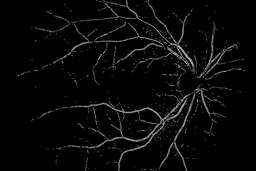
#> input picture output-data/basic/01_cleaned_mask.png, 256 x 171 px, shrunk from 3504 x 2336 before the run, given in place of .jpg, which was not available
$ jupyter execute --allow-errors main.ipynb   (text cells are left out)
#> lines starting #> are read from the running program, lines starting #| are printed output that depends on the picture; after the words box and inside, x2 and y2 are one past the last pixel; in counts of white or black regions, pixels touching at a corner belong together; pictures that were not available may be replaced by others from this repository, and a replacement may not be noted
[cell 1]
import os
import ipywidgets as widgets
import matplotlib.image as mpimg
import numpy as np
import matplotlib.pyplot as plt
import cv2
from skimage.filters import frangi
from IPython.display import display, clear_output
from skimage.exposure import rescale_intensity, adjust_gamma
from sklearn.metrics import confusion_matrix, accuracy_score, classification_report
from scipy.stats import gmean
import seaborn as sns
from skimage.filters import threshold_otsu
import skimage.filters as fil
from skimage.measure import moments_central, moments_hu
from sklearn.ensemble import RandomForestClassifier
from sklearn.model_selection import train_test_split
from sklearn.neighbors import KNeighborsClassifier
from skimage.io import imread
from math import sqrt
from skimage.color import rgb2gray
import joblib
import re
import pandas as pd
from PIL import Image

[cell 2]
image = None
filename = ''
dir = './input-data/'
examples_list = [file for file in os.listdir(dir)]

filename_picker = widgets.Dropdown(
    options=examples_list,
    description="Pick image",
    disabled=False
)

global metrics_3, metrics_4
metrics_3 = []
metrics_4 = []

# [20 lines left out: function show, not called in this run]

filename_picker.observe(show, names='value')
display(filename_picker)

[cell 3]
def preprocess_image(image):
    if len(image.shape) == 3:
        green_channel = image[:, :, 1]
    else:
        green_channel = image

    green_channel = green_channel.astype(np.uint8)
    clahe = cv2.createCLAHE(clipLimit=2.0, tileGridSize=(8, 8))
    image_eq = clahe.apply(green_channel)
    median = cv2.medianBlur(image_eq, 5)
    blurred = cv2.GaussianBlur(median, (5, 5), 0)
    final = rescale_intensity(blurred, in_range='image', out_range=(0, 255))
    return blurred

# [4 lines left out: function show_image, not called in this run]

#> (the rest of this cell did not finish here and is left out)

[cell 4]
# [8 lines left out: function frangi_filter, not called in this run]

#> (the rest of this cell did not finish here and is left out)

[cell 5]
# [28 lines left out: functions postprocess_mask, remove_small_objects, remove_n_largest_components, not called in this run]

#> (the rest of this cell did not finish here and is left out)

[cell 6]
# [12 lines left out: function visualize_mask, not called in this run]

file_path = os.path.join(dir, filename + '.jpg')

img = cv2.imread(file_path)
#> img is the input picture: shape (171, 256, 3); min 0, max 192, mean 7.7
#> (the rest of this cell did not finish here and is left out)

#> (a cell that did not finish here is left out)

[cell 8]
def divide_image(img):
    features = []
    height, width = len(img), len(img[0])

    for row in range(height):
        top_margin = 2
        bottom_margin = 2

        if row <= 2:
            top_margin = row
        if row >= height - 2:
            bottom_margin = height - row

        for col in range(width):
            left_margin = 2
            right_margin = 2

            if col <= 2:
                left_margin = col
            if col >= width - 2:
                right_margin = width - col

            patch = img[row - top_margin:row + bottom_margin,
                        col - left_margin:col + right_margin, :]

            red_var = np.var(patch[:, :, 2])
            green_var = np.var(patch[:, :, 1])
            blue_var = np.var(patch[:, :, 0])

            patch[:, :, 0] = 0
            patch[:, :, 2] = 0

            gray_patch = rgb2gray(patch)
            hu_feats = cv2.HuMoments(cv2.moments(gray_patch)).flatten()

            hu_feats = np.append(hu_feats, red_var)
            hu_feats = np.append(hu_feats, green_var)
            hu_feats = np.append(hu_feats, blue_var)

            features.append(hu_feats)
            del patch

    return features

[cell 9]
X_all = []
y_all = []

for idx in [3]:
    base_name = f"{idx:02d}_h"
    img_path = f"input-data/{base_name}.jpg"
    mask_path = f"input-data/{base_name}.tif"

    image = cv2.imread(img_path)
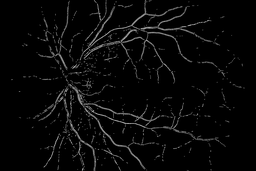
#> input picture output-data/basic/02_cleaned_mask.png, 256 x 171 px, shrunk from 3504 x 2336 before the run, given in place of 03_h.jpg, which was not available
#> image is the input picture: shape (171, 256, 3); min 0, max 172, mean 7.8
    mask = cv2.imread(mask_path, 0)
#> mask: shape (171, 256); min 0, max 172, mean 7.8

    if image is None or mask is None:
        print(f"Skipping {base_name}: missing file.")
        continue

    feats = divide_image(image)
#> in divide_image, `height, width = len(img), len(img[0])`: height = 171; width = 256
#> the loop in divide_image, `for row in range(height):` made 171 passes
#> bottom_margin on passes 170 to 171: 2, 1
#> after the loop in divide_image, `for row in range(height):`: features = 43776 items
#> feats = 43776 items
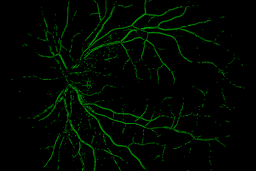
#> image: shape (171, 256, 3); mean B, G, R 0, 7.8, 0
    y = mask
    y[y > 0] = 1
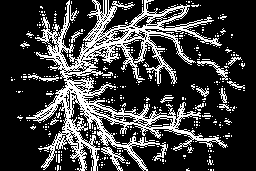
#> y: shape (171, 256); values 0 (black) and 1 (white), 24.2% white in thin lines or dots
    y = y > 0
    y = y.flatten()

    X_all.extend(feats)
    y_all.extend(y)

X_all = np.array(X_all)
y_all = np.array(y_all)
np.save("X_all3.npy", X_all)
np.save("y_all3.npy", y_all)
knn_model = KNeighborsClassifier(n_neighbors=3)
knn_model.fit(X_all, y_all)
joblib.dump(knn_model, 'knn_model3.pkl')

[cell 10]
knn_model = joblib.load('knn_model3.pkl')
print("Model KNN wczytany.")
test_img = cv2.imread('input-data/07_h.jpg')
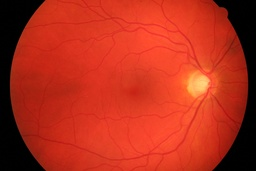
#> input picture input-data/07_h.jpg, 256 x 171 px, shrunk from 3504 x 2336 before the run
#> test_img is the input picture: shape (171, 256, 3); mean B, G, R 27.6, 47, 180.4
test_img = test_img[:test_img.shape[0]//2, :test_img.shape[1]//2]
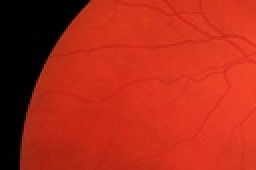
#> test_img: shape (85, 128, 3) (shown 2 times larger); mean B, G, R 24.6, 41.7, 176
test_hu = divide_image(test_img)
#> the loop in divide_image (call 2), `for row in range(height):` made 85 passes
#> test_hu = 10880 items
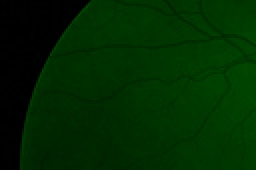
#> test_img: shape (85, 128, 3) (shown 2 times larger); mean B, G, R 0, 41.7, 0
test_preds_2 = knn_model.predict(test_hu)

fin_mask = cv2.imread('input-data/07_h.tif', 0)
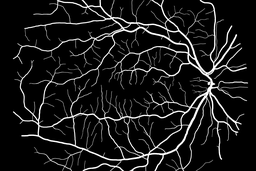
#> input picture input-data/07_h.tif, 256 x 171 px, shrunk from 3504 x 2336 before the run
#> fin_mask is the input picture: shape (171, 256); min 0, max 255, mean 24.6
fin_mask[fin_mask > 0] = 1
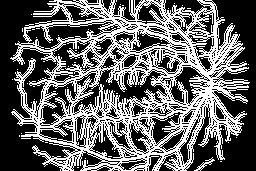
#> fin_mask: shape (171, 256); values 0 (black) and 1 (white), 38.8% white in thin lines or dots
fin_mask = fin_mask[:test_img.shape[0], :test_img.shape[1]]
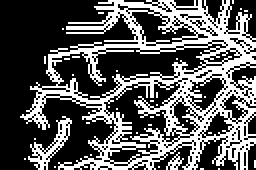
#> fin_mask: shape (85, 128) (shown 2 times larger); values 0 (black) and 1 (white), 35% white in thin lines or dots
fin_mask = fin_mask > 0

plt.imshow(np.reshape(test_preds_2, fin_mask.shape), cmap='gray')
#> (this line was passed over: IPython is not available in this run)
plt.show()

plt.imshow(fin_mask, cmap='gray')
#> (this line was passed over: IPython is not available in this run)
plt.show()

mask_t = np.reshape(test_preds_2, fin_mask.shape)
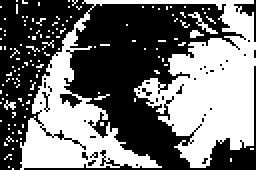
#> mask_t: shape (85, 128) bool (shown 2 times larger); 44.9% white; 134 white regions (132 under 20 px), largest, box (x1, y1, x2, y2) and area: (10, 0, 128, 85) 4538, (94, 6, 109, 17) 38
tp = np.sum(fin_mask[np.where(mask_t == 1)] == 1)
#> tp = 2047
fp = np.sum(fin_mask[np.where(mask_t == 1)] == 0)
#> fp = 2838
fn = np.sum(fin_mask[np.where(mask_t == 0)] == 1)
#> fn = 1758
tn = np.sum(fin_mask[np.where(mask_t == 0)] == 0)
#> tn = 4237

print('TP:', tp)
#| TP: 2047
print('FP:', fp)
#| FP: 2838
print('FN:', fn)
#| FN: 1758
print('TN:', tn)
#| TN: 4237

[cell 11]
mask_t = np.reshape(test_preds_2, fin_mask.shape)
y_pred = mask_t.flatten()
y_true = fin_mask.flatten()

tp = np.sum((y_true == 1) & (y_pred == 1))
fp = np.sum((y_true == 0) & (y_pred == 1))
fn = np.sum((y_true == 1) & (y_pred == 0))
tn = np.sum((y_true == 0) & (y_pred == 0))

accuracy = accuracy_score(y_true, y_pred)
#> accuracy = 0.578
sensitivity = tp / (tp + fn) if (tp + fn) > 0 else 0
#> sensitivity = 0.538
specificity = tn / (tn + fp) if (tn + fp) > 0 else 0
#> specificity = 0.599
arithmetic_mean = (sensitivity + specificity) / 2
#> arithmetic_mean = 0.568
geometric_mean = sqrt(sensitivity * specificity) if sensitivity * specificity > 0 else 0
#> geometric_mean = 0.568
cm = confusion_matrix(y_true, y_pred)
#> cm = [[4237, 2838], [1758, 2047]]

metrics_4.append((accuracy, sensitivity, specificity))

print("Macierz pomyłek (confusion matrix):")
print(cm)
#| [[4237 2838]
#|  [1758 2047]]
print(f"TP: {tp}, FP: {fp}, FN: {fn}, TN: {tn}")
#| TP: 2047, FP: 2838, FN: 1758, TN: 4237
print(f"Trafność (accuracy): {accuracy:.4f}")
#| Trafność (accuracy): 0.5776
print(f"Czułość (sensitivity): {sensitivity:.4f}")
#| Czułość (sensitivity): 0.5380
print(f"Swoistość (specificity): {specificity:.4f}")
#| Swoistość (specificity): 0.5989
print(f"Średnia arytmetyczna (sensitivity & specificity): {arithmetic_mean:.4f}")
#| Średnia arytmetyczna (sensitivity & specificity): 0.5684
print(f"Średnia geometryczna (sensitivity & specificity): {geometric_mean:.4f}")
#| Średnia geometryczna (sensitivity & specificity): 0.5676

[cell 12]
def save_image(img, path):
    plt.imsave(path, img, cmap='gray')


indices = ['01', '02', '04', '05', '06', '07', '08', '09', '10', '11', '12', '13', '14', '15']

knn_model = joblib.load('knn_model3.pkl')
print("Model KNN wczytany.")

os.makedirs("output-data", exist_ok=True)

for idx in indices:
    try:
        img_path = f'input-data/{idx}_h.jpg'
        mask_path = f'input-data/{idx}_h.tif'

        if not os.path.isfile(img_path) or not os.path.isfile(mask_path):
            print(f"Brak plików dla indeksu {idx}, pomijam.")
            continue

        print(f"Przetwarzam {idx}_h...")

        test_img = cv2.imread(img_path)
        test_img = test_img[:test_img.shape[0]//2, :test_img.shape[1]//2]
        test_hu = divide_image(test_img)
        test_preds_2 = knn_model.predict(test_hu)

        fin_mask = cv2.imread(mask_path, 0)
        fin_mask[fin_mask > 0] = 1
        fin_mask = fin_mask[:test_img.shape[0], :test_img.shape[1]]
        fin_mask = fin_mask > 0

        mask_t = np.reshape(test_preds_2, fin_mask.shape)
        y_pred = mask_t.flatten()
        y_true = fin_mask.flatten()

        tp = np.sum((y_true == 1) & (y_pred == 1))
        fp = np.sum((y_true == 0) & (y_pred == 1))
        fn = np.sum((y_true == 1) & (y_pred == 0))
        tn = np.sum((y_true == 0) & (y_pred == 0))

        accuracy = accuracy_score(y_true, y_pred)
        sensitivity = tp / (tp + fn) if (tp + fn) > 0 else 0
        specificity = tn / (tn + fp) if (tn + fp) > 0 else 0
        arithmetic_mean = (sensitivity + specificity) / 2
        geometric_mean = sqrt(sensitivity * specificity) if sensitivity * specificity > 0 else 0
        cm = confusion_matrix(y_true, y_pred)
        save_image(mask_t, f'output-data/{idx}_h3_output.png')
        save_image(fin_mask, f'output-data/{idx}_h3_gt.png')

        with open(f'output-data/{idx}_h3_metrics.txt', 'w') as f:
            f.write("Macierz pomyłek (confusion matrix):\n")
            f.write(str(cm) + "\n")
            f.write(f"TP: {tp}, FP: {fp}, FN: {fn}, TN: {tn}\n")
            f.write(f"Trafność (accuracy): {accuracy:.4f}\n")
            f.write(f"Czułość (sensitivity): {sensitivity:.4f}\n")
            f.write(f"Swoistość (specificity): {specificity:.4f}\n")
            f.write(f"Średnia arytmetyczna: {arithmetic_mean:.4f}\n")
            f.write(f"Średnia geometryczna: {geometric_mean:.4f}\n")

    except Exception as e:
        print(f"Błąd przy przetwarzaniu {idx}_h: {e}")

#> (a cell that did not finish here is left out)

[cell 14]
# [34 lines left out: function compute_metrics, not called in this run]

indices = ['01', '02', '04', '05', '08']
#> indices = ['01', '02', '04', '05', '08']
path_method1 = 'output-data/basic/{}_cleaned_mask.png'
path_method2 = 'output-data/{}_h3_output.png'
path_ground_truth = 'input-data/{}_h.tif'

#> (the rest of this cell did not finish here and is left out)
